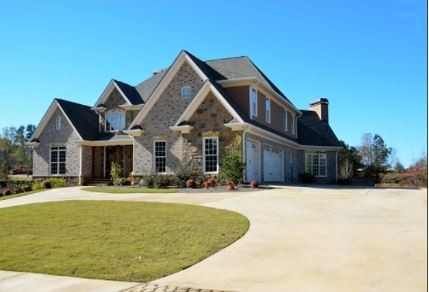
//> input picture opencv/house.JPG, 429 x 292 px
$ ./opencv_roi   (built with g++ and OpenCV 4)
//> lines starting //> are read from the running program, lines starting //| are printed output that depends on the picture
#include <opencv2/opencv.hpp>


using namespace cv;


bool mouse_is_pressing = false;
int start_x = -1, start_y = -1;
Mat img_color;


void mouse_callback(int event, int x, int y, int flags, void* userdata)
{
	Mat img_result = img_color.clone();


	if (event == EVENT_LBUTTONDOWN) {

		mouse_is_pressing = true;
		start_x = x;
		start_y = y;

		circle(img_result, Point(x, y), 10, Scalar(0, 255, 0), -1);
		imshow("img_color", img_result);

	}
	else if (event == EVENT_MOUSEMOVE) {

		if (mouse_is_pressing) {

			rectangle(img_result, Point(start_x, start_y), Point(x, y),
				Scalar(0, 255, 0), 3);

			imshow("img_color", img_result);
		}

	}
	else if (event == EVENT_LBUTTONUP) {

		mouse_is_pressing = false;

		Mat img_house(img_color, Rect(start_x, start_y, x - start_x, y - start_y));
		cvtColor(img_house, img_house, COLOR_BGR2GRAY);
		cvtColor(img_house, img_house, COLOR_GRAY2BGR);


		img_house.copyTo(img_result(Rect(start_x, start_y, x - start_x, y - start_y)));
		imshow("img_color", img_result);
		imshow("img_house", img_house);
	}
}


int main()
{
	img_color = imread("house.jpg", IMREAD_COLOR);
//> img_color is the input picture: 292 rows x 429 cols, CV_8UC3; mean B, G, R 165.2, 163.1, 132.1

	imshow("img_color", img_color);
	setMouseCallback("img_color", mouse_callback);

	waitKey(0);
//> the left mouse button is pressed at (107, 73)
//> the mouse is dragged to (214, 146)
//> the mouse is dragged to (321, 219)
//> call 3 of mouse_callback, with event = 0, x = 321, y = 219, flags = 1
//> in mouse_callback (call 3), `rectangle(img_result, Point(start_x, start_y), Point(x, y), Scalar(0, ..`:
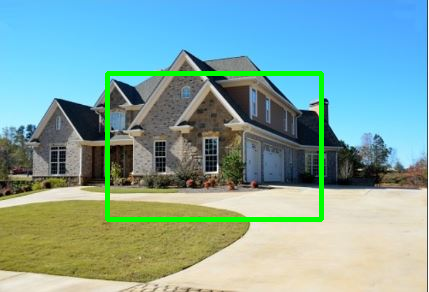
//> img_result: 292 rows x 429 cols, CV_8UC3; mean B, G, R 161.4, 166.3, 128.5
//> the button is released at (321, 219)
//> call 4 of mouse_callback, with event = 4, x = 321, y = 219, flags = 0
//> in mouse_callback (call 4), `Mat img_house(img_color, Rect(start_x, start_y, x - start_x, y - start..`:
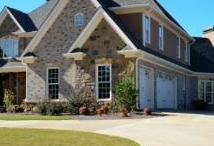
//> img_house: 146 rows x 214 cols, CV_8UC3; mean B, G, R 110.1, 118.6, 113.9
//> in mouse_callback (call 4), `cvtColor(img_house, img_house, COLOR_BGR2GRAY);`:
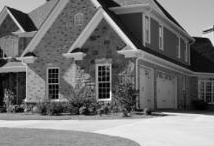
//> img_house: 146 rows x 214 cols, CV_8UC1; min 0, max 254, mean 116.2
//> in mouse_callback (call 4), `img_house.copyTo(img_result(Rect(start_x, start_y, x - start_x, y - st..`:
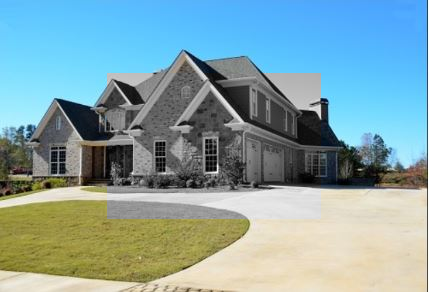
//> img_result: 292 rows x 429 cols, CV_8UC3; mean B, G, R 166.8, 162.5, 132.6
	destroyAllWindows();
}

$ run again, with opencv/1-1.JPG copied over opencv/house.JPG
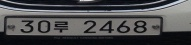
//> input picture opencv/1-1.JPG, 191 x 45 px
//> img_color is the input picture: 45 rows x 191 cols, CV_8UC3; mean B, G, R 76.1, 74.1, 73.7
//> in mouse_callback (call 3), `rectangle(img_result, Point(start_x, start_y), Point(x, y), Scalar(0, ..`:
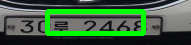
//> img_result: 45 rows x 191 cols, CV_8UC3; mean B, G, R 62.3, 95.2, 60.2
//> in mouse_callback (call 4), `Mat img_house(img_color, Rect(start_x, start_y, x - start_x, y - start..`:
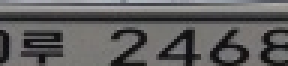
//> img_house: 22 rows x 96 cols, CV_8UC3 (shown 3 times larger); mean B, G, R 94.4, 94.5, 95.3

$ run again, with opencv/carnumber-1.JPG copied over opencv/house.JPG
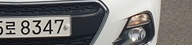
//> input picture opencv/carnumber-1.JPG, 192 x 45 px
//> img_color is the input picture: 45 rows x 192 cols, CV_8UC3; mean B, G, R 113.4, 114.8, 116
//> in mouse_callback (call 3), `rectangle(img_result, Point(start_x, start_y), Point(x, y), Scalar(0, ..`:
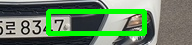
//> img_result: 45 rows x 192 cols, CV_8UC3; mean B, G, R 97.4, 133.3, 100.2
//> in mouse_callback (call 4), `cvtColor(img_house, img_house, COLOR_BGR2GRAY);`:
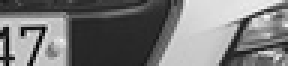
//> img_house: 22 rows x 96 cols, CV_8UC1 (shown 3 times larger); min 1, max 245, mean 119.2
